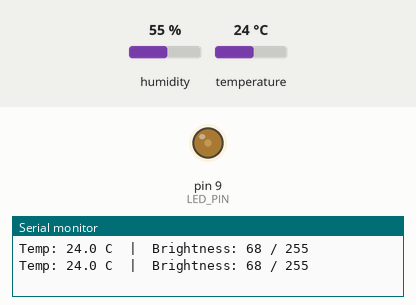
This sketch was run on a simulated Arduino Uno, built with avr-gcc and run on an emulated ATmega328P. On the bench: output pins drawn as LEDs (lit = HIGH), the last lines printed to the serial monitor. The inputs (shaded band) are chosen by the test bench; at power-on: temperature 24 °C, humidity 55 %.

Above: at 4.8 s.
4.9 s: temperature set to 28 °C
At 6.6 s:
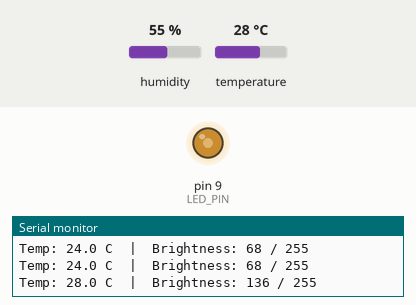
7.9 s: temperature set to 33 °C
At 9.0 s:
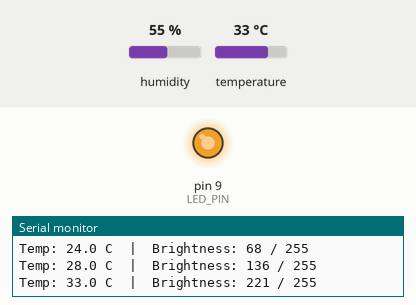
Timing chart, 0 to 10.9 s (numbered marks = the images above; inputs shaded):
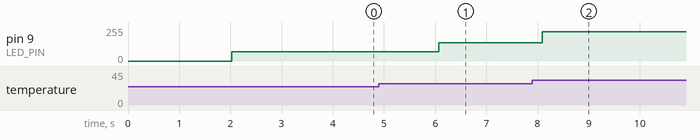

Measured:
- after the input at 4.9 s, pin 9 (LED_PIN): 68/255 → 136/255 after 1.2 s
- after the input at 7.9 s, pin 9 (LED_PIN): 136/255 → 221/255 after 0.20 s

The sketch:

temp_controlled_led.ino
```cpp
#include <DHT.h>

#define DHTPIN    8
#define DHTTYPE   DHT11
#define LED_PIN   9

// Adjust these to match your environment.
// At TEMP_MIN the LED is off. At TEMP_MAX the LED is at full brightness.
// Put your finger on the DHT11 to push the temperature up and watch the LED respond.
#define TEMP_MIN  20.0
#define TEMP_MAX  35.0

DHT dht(DHTPIN, DHTTYPE);

void setup() {
  Serial.begin(9600);
  dht.begin();
  pinMode(LED_PIN, OUTPUT);
}

void loop() {
  delay(2000);

  float temperature = dht.readTemperature();

  if (isnan(temperature)) {
    analogWrite(LED_PIN, 0);
    Serial.println("Sensor error — check DHT11 wiring");
    return;
  }

  int brightness = (int)((temperature - TEMP_MIN) / (TEMP_MAX - TEMP_MIN) * 255.0);
  brightness = constrain(brightness, 0, 255);

  analogWrite(LED_PIN, brightness);

  Serial.print("Temp: ");
  Serial.print(temperature, 1);
  Serial.print(" C  |  Brightness: ");
  Serial.print(brightness);
  Serial.println(" / 255");
}
```
